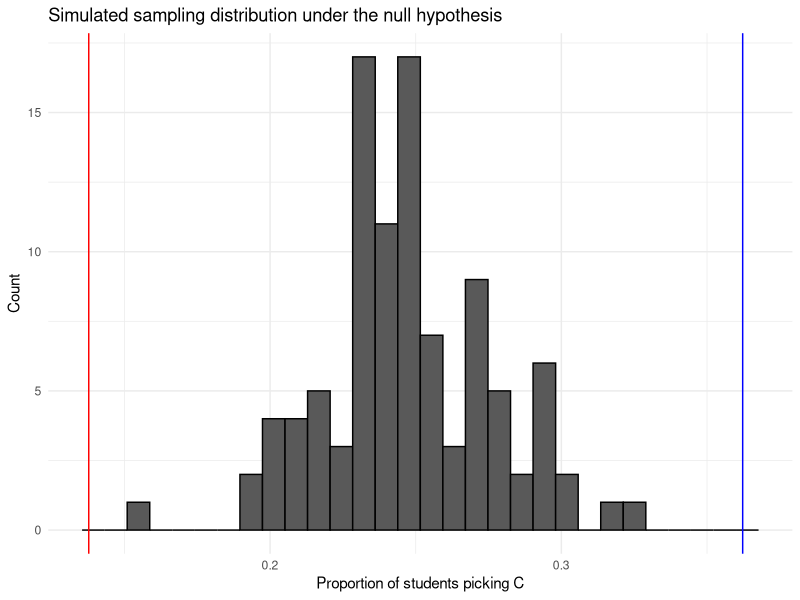

R code for this plot:
## ---- chunk 1
library(tidyverse)
## ---- chunk 2
n_observations <- 196
## ---- chunk 3
test_stat <- 71/196 #some calculation using my real world data
test_stat
## ---- chunk 4
# Suppose the last three digits of my student ID were 123 and I was asked 
# to use the last three digits for my set seed
set.seed(123) 
repetitions <- 100 
simulated_stats <- rep(NA, repetitions) 
## ---- chunk 5
for (i in 1:repetitions){
  new_sim <- sample(c("C", "not C"), size = 196, replace = TRUE, prob = c(0.25, 0.75)) 
  
  sim_val <- sum(new_sim == "C")/n_observations
  
  # store this stat in its own little slot in the storage vector we made in 3C.
  simulated_stats[i] <- sim_val 
}
## ---- chunk 6
sim_tibble <- tibble(simulated_statistics = simulated_stats)
## ---- chunk 7
# the value from your null hypothesis
hypothesized_value <- 0.25

ggplot(sim_tibble, aes(x = simulated_statistics)) + 
  geom_histogram(bins = 30, colour = "black") +
  labs(x="Proportion of students picking C", y="Count", 
        title = "Simulated sampling distribution under the null hypothesis") +
  geom_vline(xintercept = hypothesized_value - abs(test_stat-hypothesized_value), 
             colour = "red") +
  geom_vline(xintercept = hypothesized_value + abs(test_stat-hypothesized_value), 
             colour = "blue") +
  theme_minimal() 
## ---- chunk 8
p_value <- sim_tibble %>% 
  filter(simulated_statistics <= hypothesized_value - abs(test_stat-hypothesized_value) | 
         simulated_statistics >= hypothesized_value + abs(test_stat-hypothesized_value)) %>%   
  summarise(p_value = n() / repetitions) %>% 
  as.numeric()
p_value
